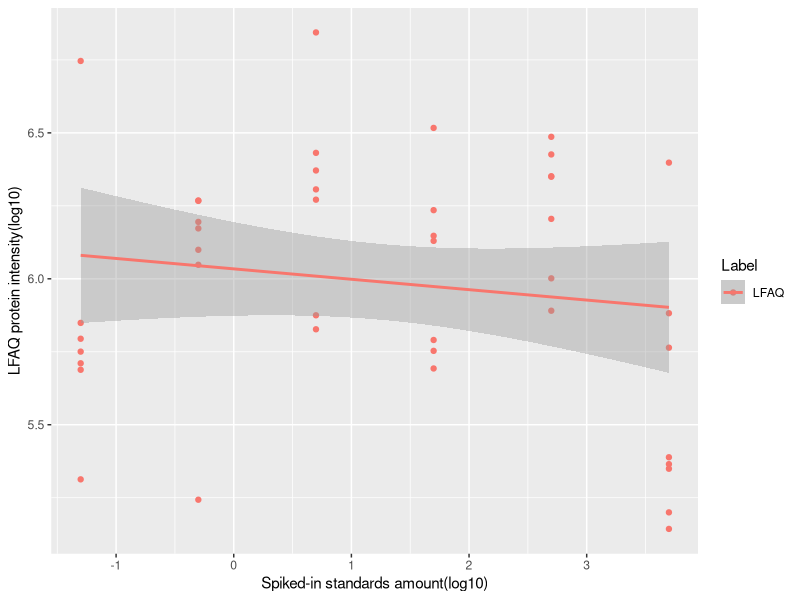

Here is the R script that generated this plot:
setwd("G:\\InHouseSourceCode\\LFAQ\\LFAQGUI\\LFAQ\\bin\\x64\\Debug")
library(ggplot2)
d<-read.table("StandardProteinResults.txt",sep="\t",header = TRUE)
x<-d[d$ExperiemntName=="ass_8","SpikedInMols"];
LFAQ<-d[d$ExperiemntName=="ass_8","LFAQ"];
LLFAQ<-rep("LFAQ",length(LFAQ))
plotFrame<-data.frame(SpikedIn=x,Label=LLFAQ,LFAQ=LFAQ)
tiff(file="G:\\InHouseSourceCode\\LFAQ\\LFAQGUI\\LFAQ\\bin\\x64\\Debug/LFAQOfStandPro.tiff",res=500,width=2000,height=1500,compression = "lzw")
ggplot(plotFrame,aes(SpikedIn,LFAQ,colour=Label))+geom_point()+geom_smooth(method = "lm")+ylab("LFAQ protein intensity(log10)")+xlab("Spiked-in standards amount(log10)")
dev.off()

